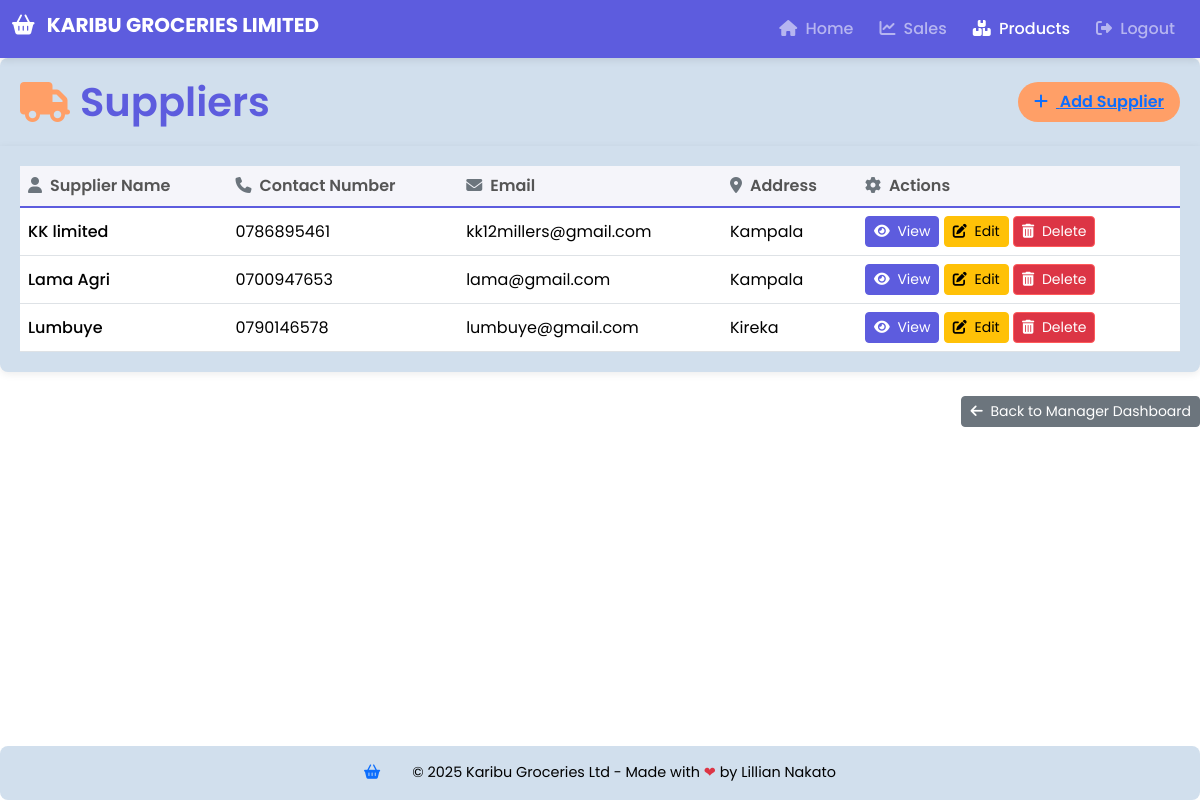
The page /supplier/ (signed in) on the database as committed earlier.
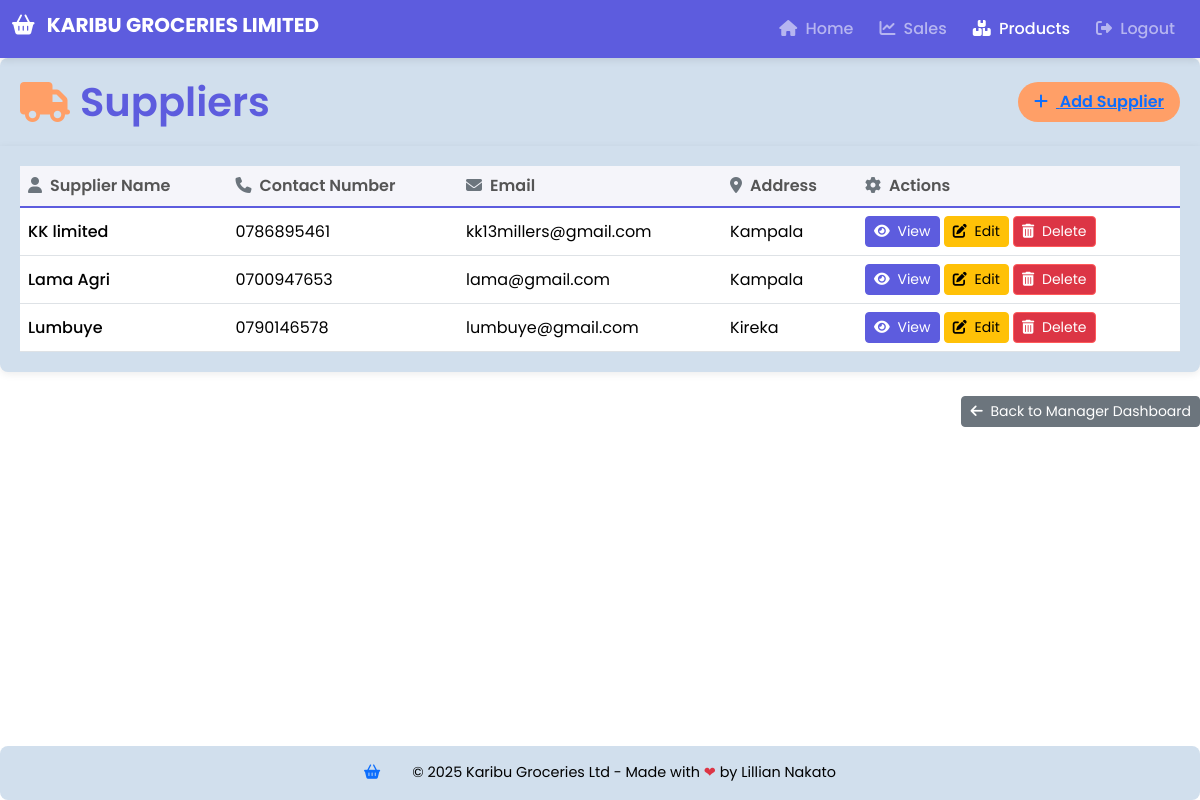
The same page on the database as committed later.
### kgl_app/models.py (models this page shows, shortened)
class Supplier(models.Model):
    supplier_name = models.CharField(max_length=100, blank=False, null=False)
    contact_number = models.CharField(max_length=20, blank=False, null=False)
    email = models.CharField(max_length=100, blank=False, null=False)
    address = models.CharField(max_length=200, blank=False, null=False)
    branch = models.ForeignKey(Branch, on_delete=models.CASCADE, blank=False, null=False,default='')
    created_at = models.DateTimeField(auto_now_add=True)
    updated_at = models.DateTimeField(auto_now=True)
    class Meta:
        ordering = ['supplier_name']
        verbose_name = 'Supplier'
        verbose_name_plural = 'Suppliers'

### kgl_app/views.py (the view)
# urls.py: path('supplier/', views.supplier_list, name='supplier'),
@login_required
def supplier_list(request):
    if not request.user.is_manager:
        messages.error(request, "You do not have permission to view this page.")
        return redirect('home')
    suppliers = Supplier.objects.filter(branch=request.user.branch)
    return render(request, 'kgl_app/supplier.html', {'suppliers': suppliers})

### kgl_app/templates/kgl_app/supplier.html (shortened to what this page needs)
{% extends 'kgl_app/base.html' %}
{% load static %}
{% load crispy_forms_tags %}
{% block content %}
<link rel="stylesheet" href="{% static 'css/products.css' %}">
<section class="table_header">
    <h1><i class="fas fa-truck"></i> Suppliers</h1>
    {% if user.is_manager %}
    <button class="add-product-btn">
        <a href="{% url 'add_supplier' %}">
            <i class="fas fa-plus"></i> Add Supplier
        </a>
    </button>
    {% endif %}
</section>
<section class="table_body mb-4">
    <div class="table-responsive">
        <table class="table align-middle">
            <thead>
                <tr>
                    <th><i class="fas fa-user me-2 text-secondary"></i>Supplier Name</th>
                    <th><i class="fas fa-phone me-2 text-secondary"></i>Contact Number</th>
                    <th><i class="fas fa-envelope me-2 text-secondary"></i>Email</th>
                    <th><i class="fas fa-map-marker-alt me-2 text-secondary"></i>Address</th>
                    <th><i class="fas fa-cog me-2 text-secondary"></i>Actions</th>
                </tr>
            </thead>
            <tbody>
                {% for supplier in suppliers %}
                <tr>
                    <td class="fw-medium">{{ supplier.supplier_name }}</td>
                    <td>{{ supplier.contact_number }}</td>
                    <td>{{ supplier.email|default:"-" }}</td>
                    <td>{{ supplier.address|default:"-" }}</td>
                    <td>
                        <a href="{% url 'supplier_detail' supplier.id %}" class="btn btn-primary btn-sm">
                            <i class="fas fa-eye me-1"></i> View
                        </a>
                        {% if user.is_manager %}
                        <a href="{% url 'edit_supplier' supplier.id %}" class="btn btn-warning btn-sm">
                            <i class="fas fa-edit me-1"></i> Edit
                        </a>
                        <a href="{% url 'delete_supplier' supplier.id %}" class="btn btn-danger btn-sm"
                            onclick="return confirm('Are you sure you want to delete this supplier?');">
                            <i class="fas fa-trash-alt me-1"></i> Delete
                        </a>
                        {% endif %}
                    </td>
                </tr>
                {% endfor %}
            </tbody>
        </table>
    </div>
</section>
<div class="d-grid gap-2 d-md-flex justify-content-md-end mb-4">
    <a href="{% url 'managerdashboard' %}" class="btn btn-secondary btn-sm">
        <i class="fas fa-arrow-left me-1"></i> Back to Manager Dashboard
    </a>
</div>
{% endblock %}

Rows that differ between the two databases and show on the page:
changed Supplier "KK limited": email "kk12millers@gmail.com" → "kk13millers@gmail.com"
